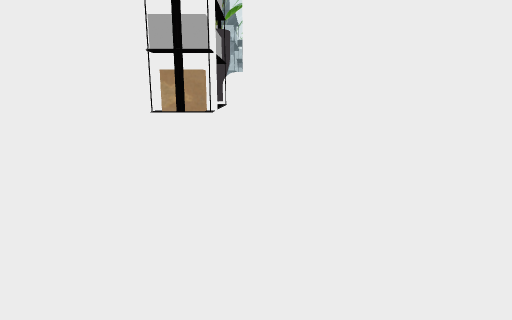
[1] (above)

24 first-person views from a walk through a 3-D level made in the Unity game engine. The camera is 1.3 m above the floor, tilts 12° down and sees 75° across. The floor is counted in squares, 0.5 m on a side. Each view is taken from the middle of a square. On the plan, view 1 faces up. The plan holds only what a view shows up to about 20 squares ahead; the rest is blank. The place goes on beyond the plan. The player is left out.

[2]
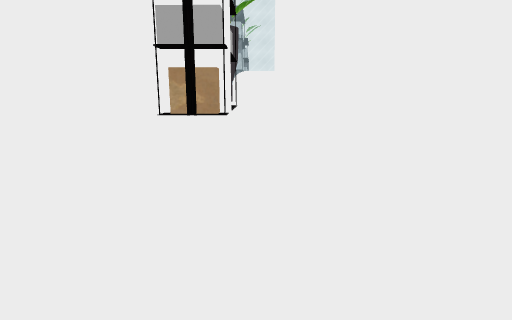

[3]
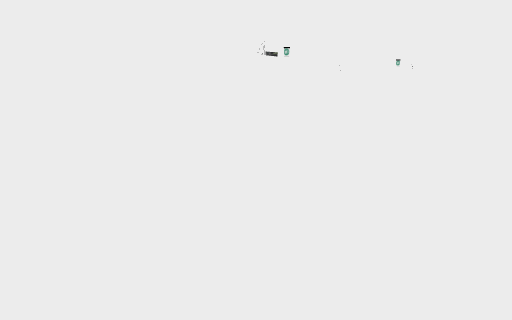

[4]
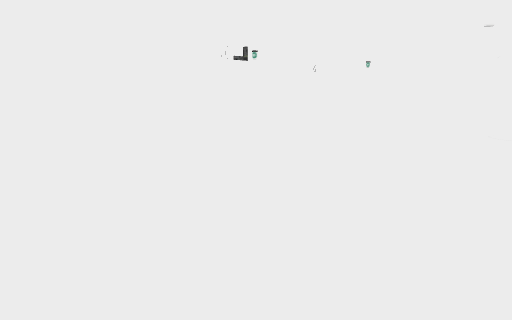

[5]
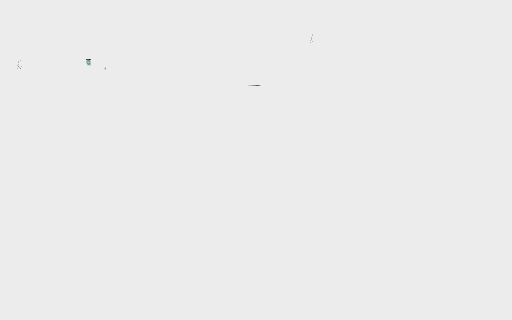

[6]
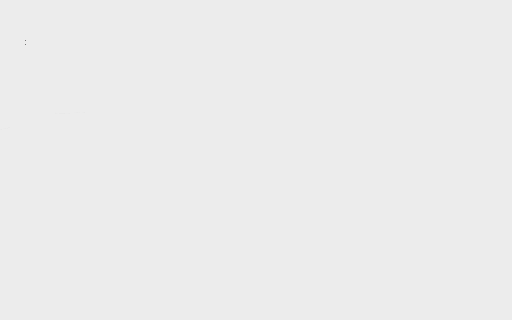

[7]
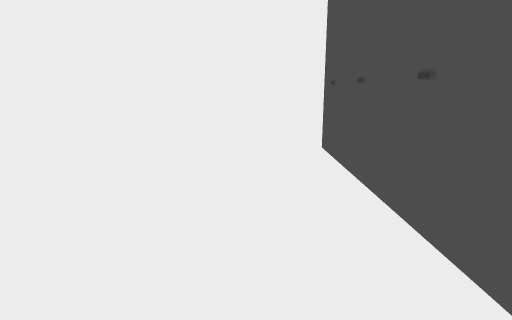

[8]
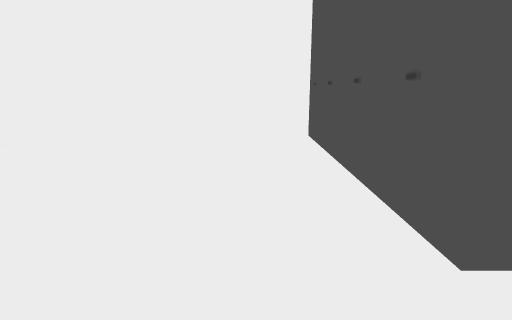

[9]
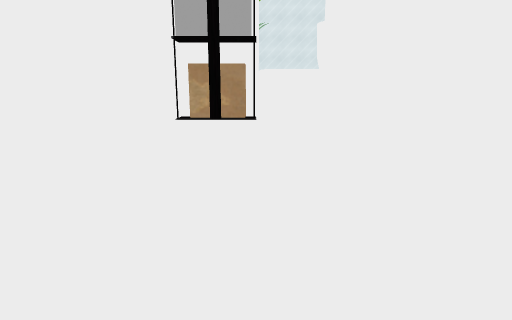

[10]
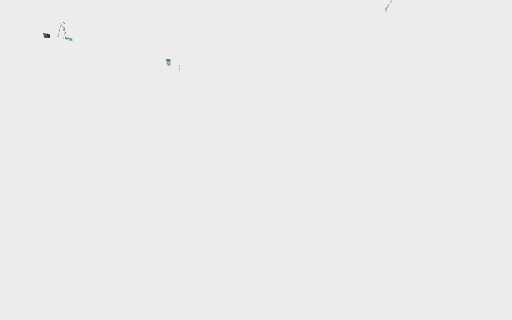

[11]
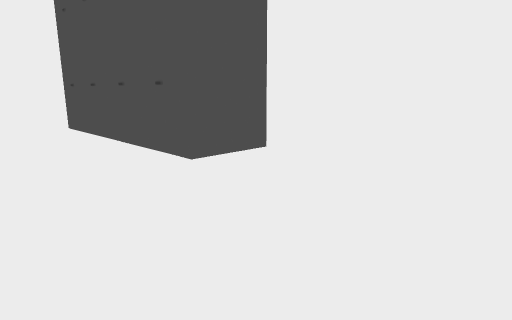

[12]
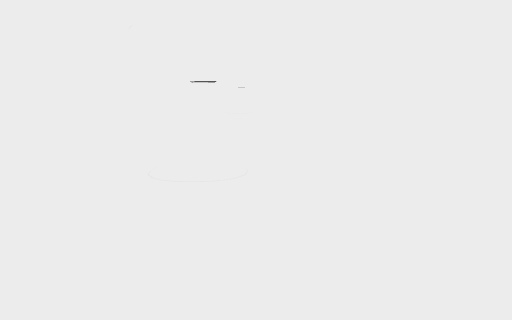

[13]
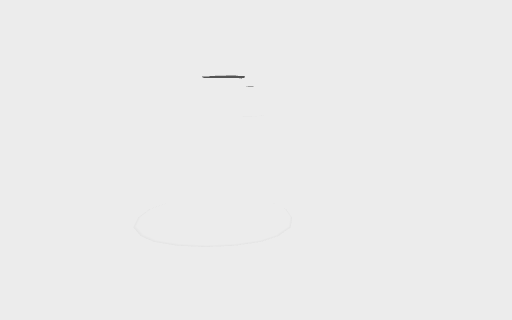

[14]
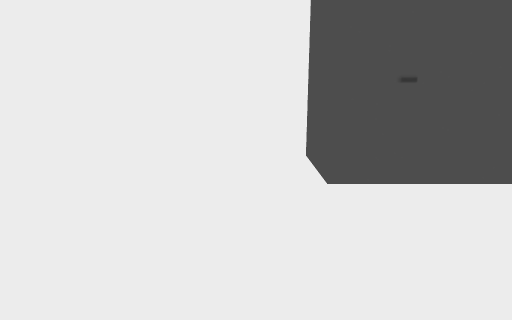

[15]
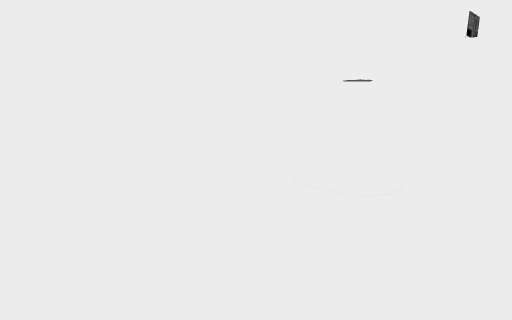

[16]
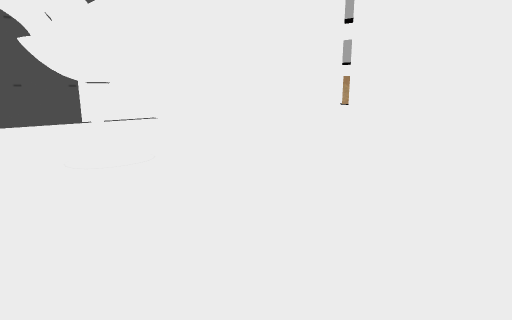

[17]
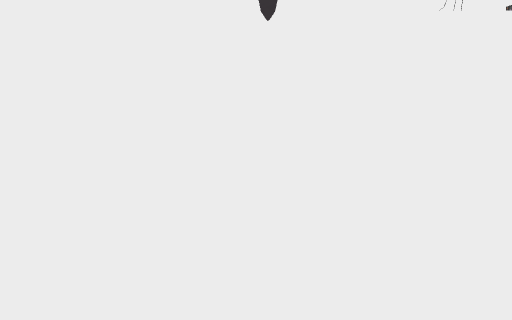

[18]
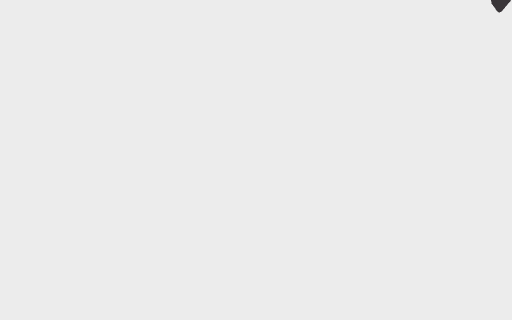

[19]
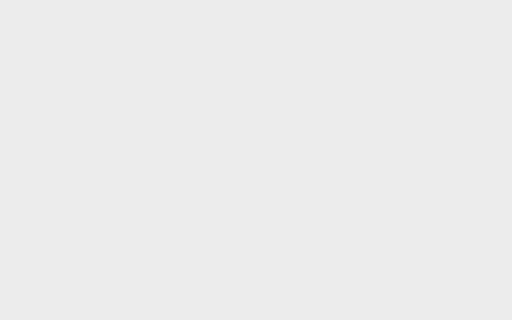

[20]
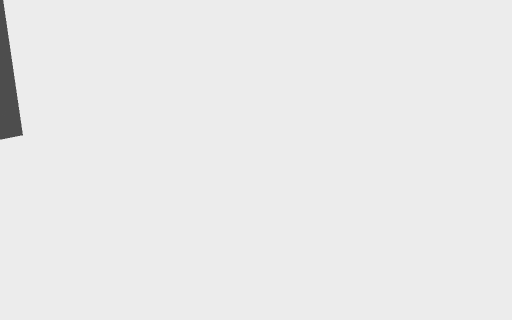

[21]
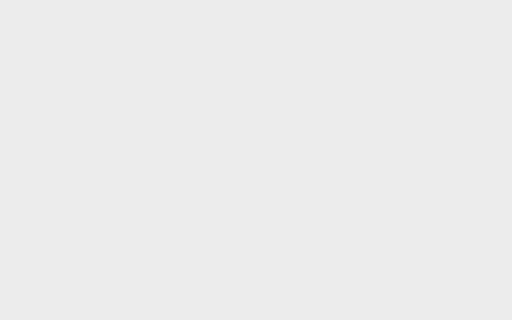

[22]
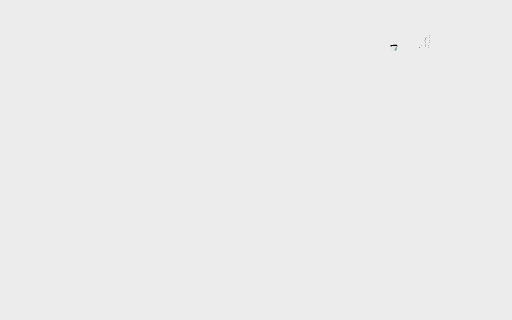

[23]
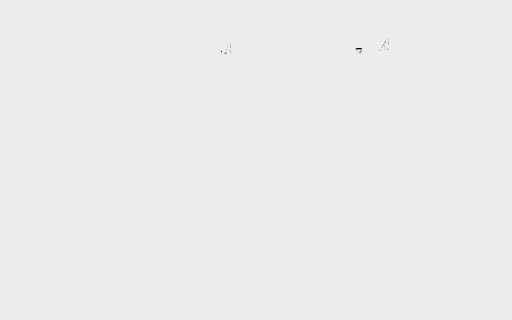

[24]
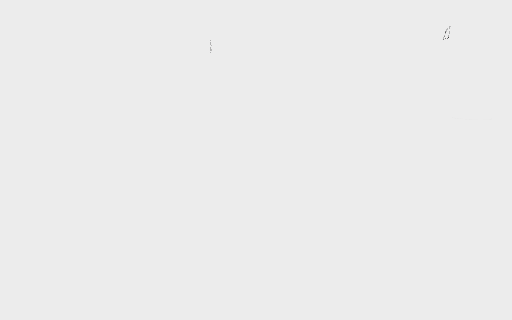

### Floor plan
Key: @ floor where view 1 was taken; # wall or solid block; . floor; T thing the floor can be seen under or through; O other object.
Columns run from 12 left of view 1 to 20 right of it. Each row starts with its distance up from view 1.
 31 #..   ... .............#......
 30 #..  ..................#.......
 29 #......................#.......
 28 #......................#......#
 27 #......................#......#
 26 #......................#......#
 25 #......................#......#
 24 #...........############......###
 23 #................................
 22 #................................
 21 #................................
 20 #................................
 19 #................................
 18 #................................
 17 #...............................
 16 #...............................
 15 #................................
 14 #................................
 13 #................................
 12 #...............................
 11 #................................
 10 #................................
  9 #................................
  8 #................................
  7 #..........................OOOOOO
  6 #..........................#.....
  5 #OOOO......................#.....
  4 O   O......................#.....
  3     O......................#.....
  2     O...........................O
  1     O...........................O
  0     O.......@...................
 -1     O...........................
 -2     O...........................
 -3     O........TTTTTTTTTTTTTT.....
 -4     O........T.........T  T.....
 -5     O........T.........T  T.....
 -6     O........T.........T  T......
 -7     O........O.....OO..TTTT......
 -8     O.............OOOO...........
 -9     O.............OOOO...........
-10 #OOOO..............OO............
-11 #................................
-12 #................................
-13 #................................
-14 #################################

Where each view was taken, in squares from view 1:
view 1: 0 up, 0 right, facing up
view 2: 4 up, 2 left, facing up
view 3: 4 up, 1 left, facing up-right
view 4: 1 down, 1 left, facing up-right
view 5: 1 up, 0 right, facing right
view 6: 4 up, 7 left, facing down-right
view 7: 5 up, 5 left, facing down
view 8: 9 up, 5 left, facing down
view 9: 9 up, 5 left, facing up
view 10: 13 up, 1 left, facing right
view 11: 15 up, 1 left, facing down-left
view 12: 10 down, 3 left, facing right
view 13: 9 down, 1 right, facing right
view 14: 12 down, 1 right, facing left
view 15: 13 down, 1 left, facing up-right
view 16: 13 down, 20 right, facing up-left
view 17: 11 up, 13 right, facing up
view 18: 9 up, 20 right, facing up-left
view 19: 18 up, 20 right, facing up-left
view 20: 18 up, 7 right, facing left
view 21: 31 up, 7 right, facing down-left
view 22: 31 up, 6 left, facing down-right
view 23: 31 up, 10 left, facing down-right
view 24: 21 up, 9 left, facing right
